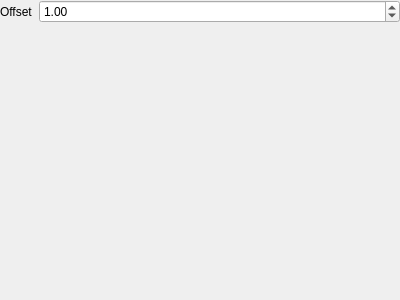
<?xml version="1.0" encoding="UTF-8"?>
<ui version="4.0">
 <class>frame_pinhole</class>
 <widget class="QFrame" name="frame_pinhole">
  <property name="geometry">
   <rect>
    <x>0</x>
    <y>0</y>
    <width>400</width>
    <height>300</height>
   </rect>
  </property>
  <property name="windowTitle">
   <string/>
  </property>
  <layout class="QFormLayout" name="formLayout">
   <property name="leftMargin">
    <number>0</number>
   </property>
   <property name="topMargin">
    <number>0</number>
   </property>
   <property name="rightMargin">
    <number>0</number>
   </property>
   <property name="bottomMargin">
    <number>0</number>
   </property>
   <item row="0" column="0">
    <widget class="QLabel" name="label">
     <property name="text">
      <string>Offset</string>
     </property>
    </widget>
   </item>
   <item row="0" column="1">
    <widget class="QDoubleSpinBox" name="doubleSpinBox_offset">
     <property name="maximum">
      <double>100.000000000000000</double>
     </property>
     <property name="singleStep">
      <double>0.250000000000000</double>
     </property>
     <property name="value">
      <double>1.000000000000000</double>
     </property>
    </widget>
   </item>
  </layout>
 </widget>
 <resources/>
 <connections/>
</ui>
